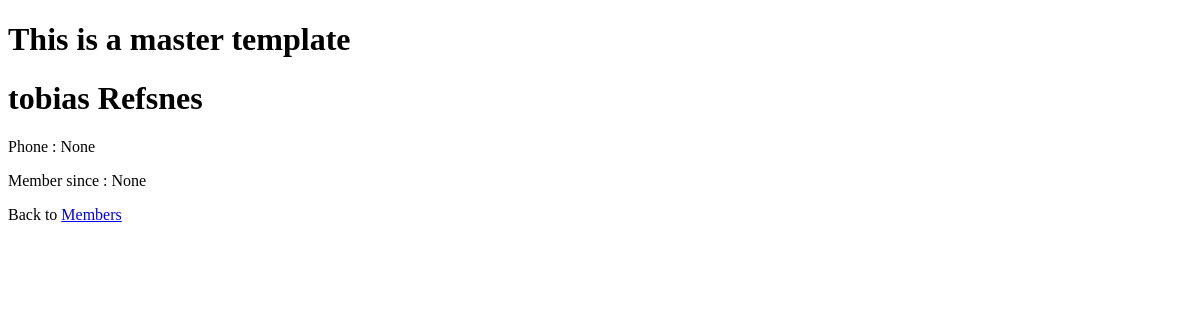
Before: /members/details/2 with the older database file.
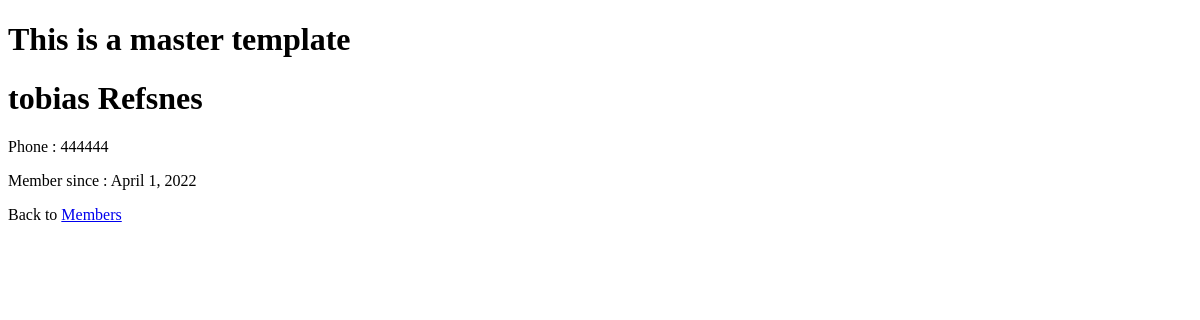
After: the same page with the newer database file.
### members/models.py (models this page shows, shortened)
class Member(models.Model):
    firstname = models.CharField(max_length= 255)
    lastname = models.CharField(max_length= 255)
    phone = models.IntegerField(null= True)
    joined_date = models.DateField(null = True)

### members/views.py (the view)
# urls.py: path('members/details/<int:id>', views.details, name="details"),
def details(request, id):
    mymember = Member.objects.get(id = id)
    template = loader.get_template("details.html")
    context = {
        'mymember': mymember,
    }
    return HttpResponse(template.render(context, request))

### members/templates/details.html (shortened to what this page needs)
{% extends "master.html" %}
{% block content %}
    <h1>{{ mymember.firstname}} {{mymember.lastname}} </h1>
    <p>Phone : {{mymember.phone}} </p>
    <p>Member since : {{mymember.joined_date}} </p>
    <p>Back to <a href="/members">Members</a></p>
{% endblock %}

### members/templates/master.html (shortened to what this page needs)
<!DOCTYPE html>
<html lang="en">
  <head>
  </head>
  <body>
    <h1>This is a master template</h1>
    {% block content %} {% endblock %}
  </body>
</html>

Changed rows visible on the page:
changed Member "tobias": phone "None" → "444444"; joined_date "None" → "April 1, 2022"
